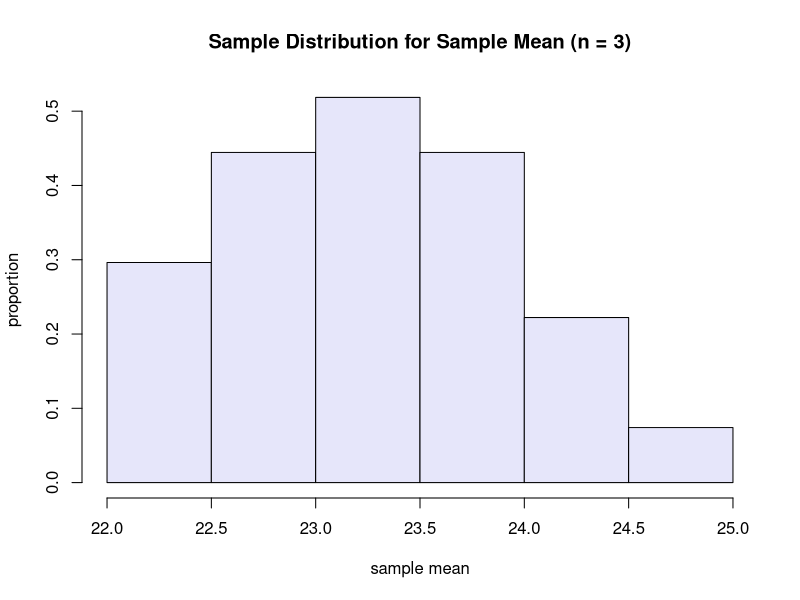
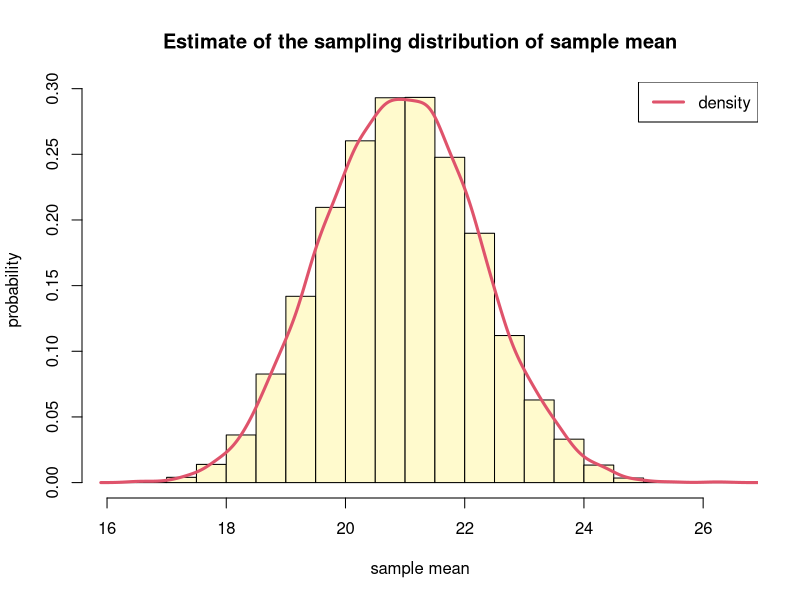
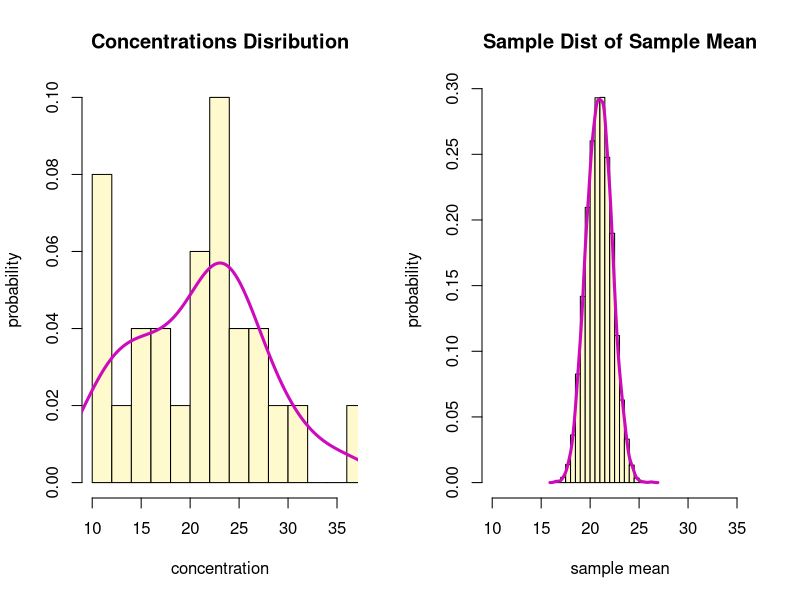
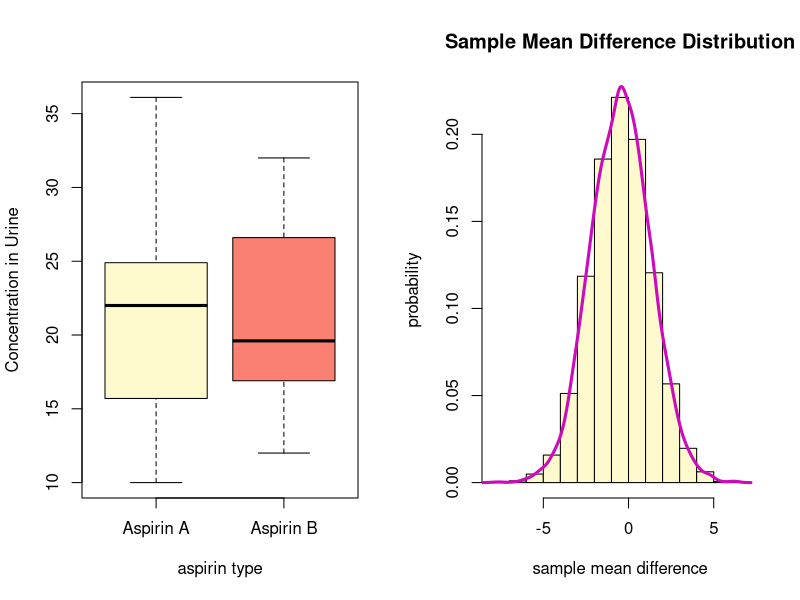

These charts were generated, in order, by the following R code:
## ---- chunk 1
library(dplyr)
## ---- chunk 2
aspirinPharm <- read.csv("./data/aspirin.csv")
head(aspirinPharm)
## ---- chunk 3
xbarDist <- c(22, 23, 22.4, 23, 23.9, 23.3, 22.4, 23.3, 22.7, 23.0, 23.9, 23.3, 23.9, 24.9, 24.3, 23.3, 23.7, 24.3, 22.4, 23.3, 22.7, 23.3, 24.3, 23.7, 22.7, 23.7, 23.1)
# table(xbarDist)
## ---- chunk 4
sample <- aspirinPharm$Avals[1:3] # c(22, 24.9, 23.1)

hist(xbarDist, freq=F, xlab="sample mean", ylab="proportion", main="Sample Distribution for Sample Mean (n = 3)", col="lavender", breaks = 6)
## ---- chunk 5
B <- 7500
n <- length(aspirinPharm$Avals) 
xbar <- replicate(B,
                  { 
                    x <- sample(aspirinPharm$Avals, size = n, replace = T) 
                    mean(x)
                    }
                  )
## ---- chunk 6
hist(xbar, probability = T, breaks=20,
     col="lemonchiffon",
     xlab="sample mean",
     ylab = "probability",
     main = "Estimate of the sampling distribution of sample mean")
lines(density(xbar), col=2, lwd=3) 
legend("topright", "density", col=2, lwd=3)
## ---- chunk 7
# mean
mean(xbar) %>% round(1)

# standard deviation
sd(xbar) %>% round(2)
## ---- chunk 8
par(mfrow = c(1,2))
hist(aspirinPharm$Avals, freq = F, breaks = 10, 
     xlim=c(min(aspirinPharm$Avals),
            max(aspirinPharm$Avals)),
     col="lemonchiffon",
     xlab="concentration",
     ylab = "probability",
     main = "Concentrations Disribution")
lines(density(aspirinPharm$Avals), col=6, lwd=3) 
hist(xbar, probability = T, breaks=20, 
     xlim=c(min(aspirinPharm$Avals),
            max(aspirinPharm$Avals)), 
     col="lemonchiffon", 
     xlab="sample mean",
     ylab = "probability",
     main = "Sample Dist of Sample Mean")
lines(density(xbar), col=6, lwd=3)
## ---- chunk 9
# Bootstrap percentile confidence interval
(lb <- quantile(xbar, 0.05) %>% round(1)) #18.8
(ub <- quantile(xbar, 0.95) %>% round(1)) #23.1

# Point Estimate of the mean concentration level
mean(xbar) %>% round(1)

# Mean of the original sample
mean(aspirinPharm$Avals) %>% round(1)
## ---- chunk 10
library(boot)
xbarStats <- function(x, idx) {
    return(c(mean(x[idx]), var(x[idx])))
    }

(bootObj <- boot(aspirinPharm$Avals, xbarStats, 10000))
## ---- chunk 11
(aCI <- boot.ci(bootObj, conf = 0.9))
## ---- chunk 12
boxplot(list(aspirinPharm$Avals, aspirinPharm$Bvals),
        ylab = "Concentration in Urine",
        xlab = "aspirin type",
        col = c("lemonchiffon","salmon"),
        names=c("Aspirin A","Aspirin B"))
## ---- chunk 13
B <- 10000
n <- dim(aspirinPharm)[1]
diffs <- aspirinPharm$Avals - aspirinPharm$Bvals
boot.diff <- replicate(10000, 
                       {
                         x <- sample(diffs, size = n, replace = T)
                         mean(x)
                        }
                       )
## ---- chunk 14
hist(boot.diff, col = "lemonchiffon", freq = F,
     xlab = "sample mean difference", 
     ylab = "probability", 
     main = "Sample Mean Difference Distribution")
lines(density(boot.diff), col=6, lwd=3)
## ---- chunk 15
mean(aspirinPharm$Avals - aspirinPharm$Bvals) %>% round(1)
## ---- chunk 16
(lb <- quantile(boot.diff, 0.025) %>% round(1))
(ub <- quantile(boot.diff, 0.975) %>% round(1))
## ---- chunk 17
xbar.Diffs <- function(x, idx) {
    return(c(mean(x[idx]), var(x[idx]))) 
}

(diffs.bootObj <- boot(diffs, xbar.Diffs, 10000))

# point estimate
diffs.bootObj$t0[1] %>% round(1)
## ---- chunk 18
diffCI <- boot.ci(diffs.bootObj, conf = 0.95)

# Percentile method CI
diffCI$percent[4] %>% round(3)
diffCI$percent[5] %>% round(3)
